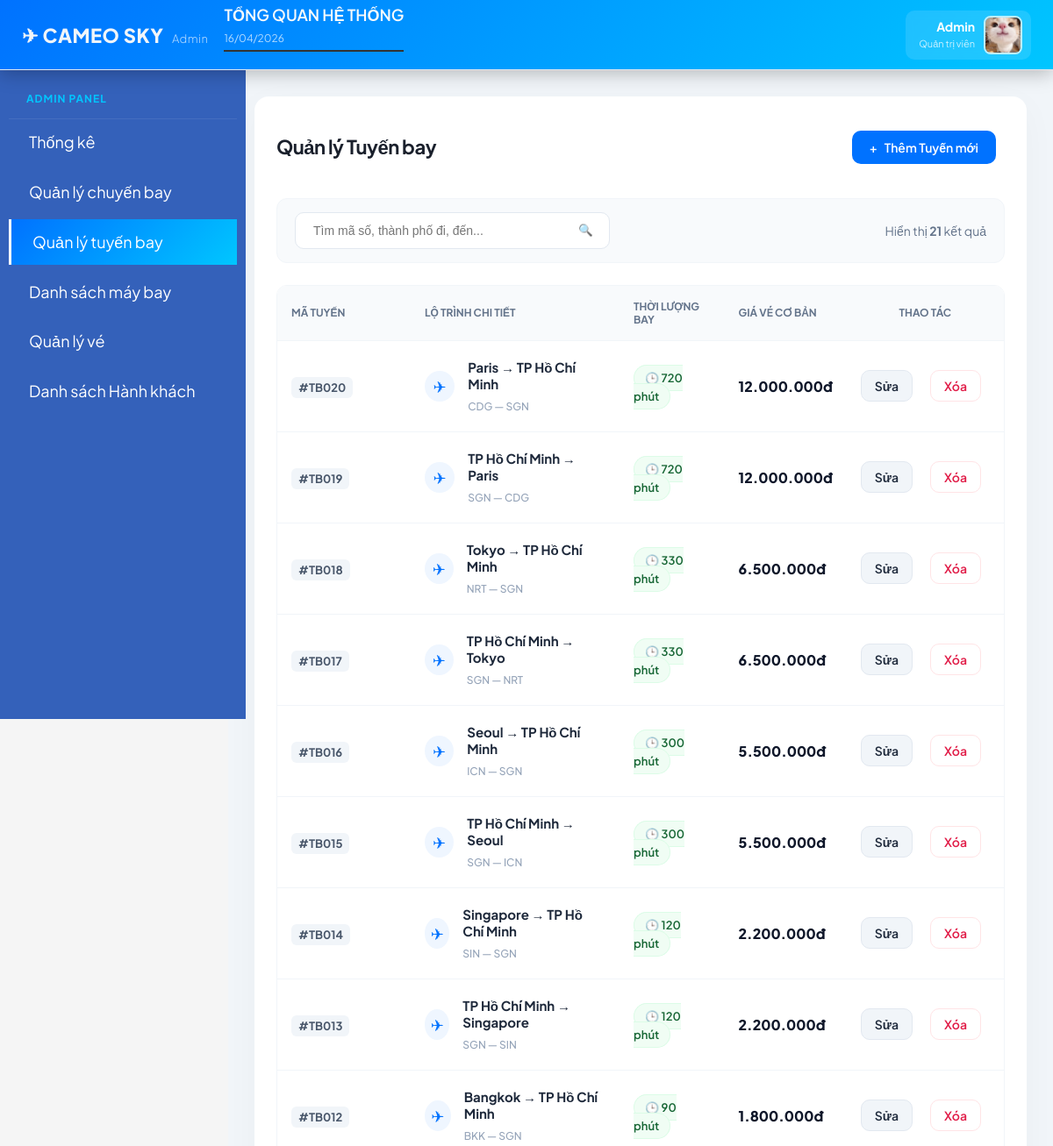
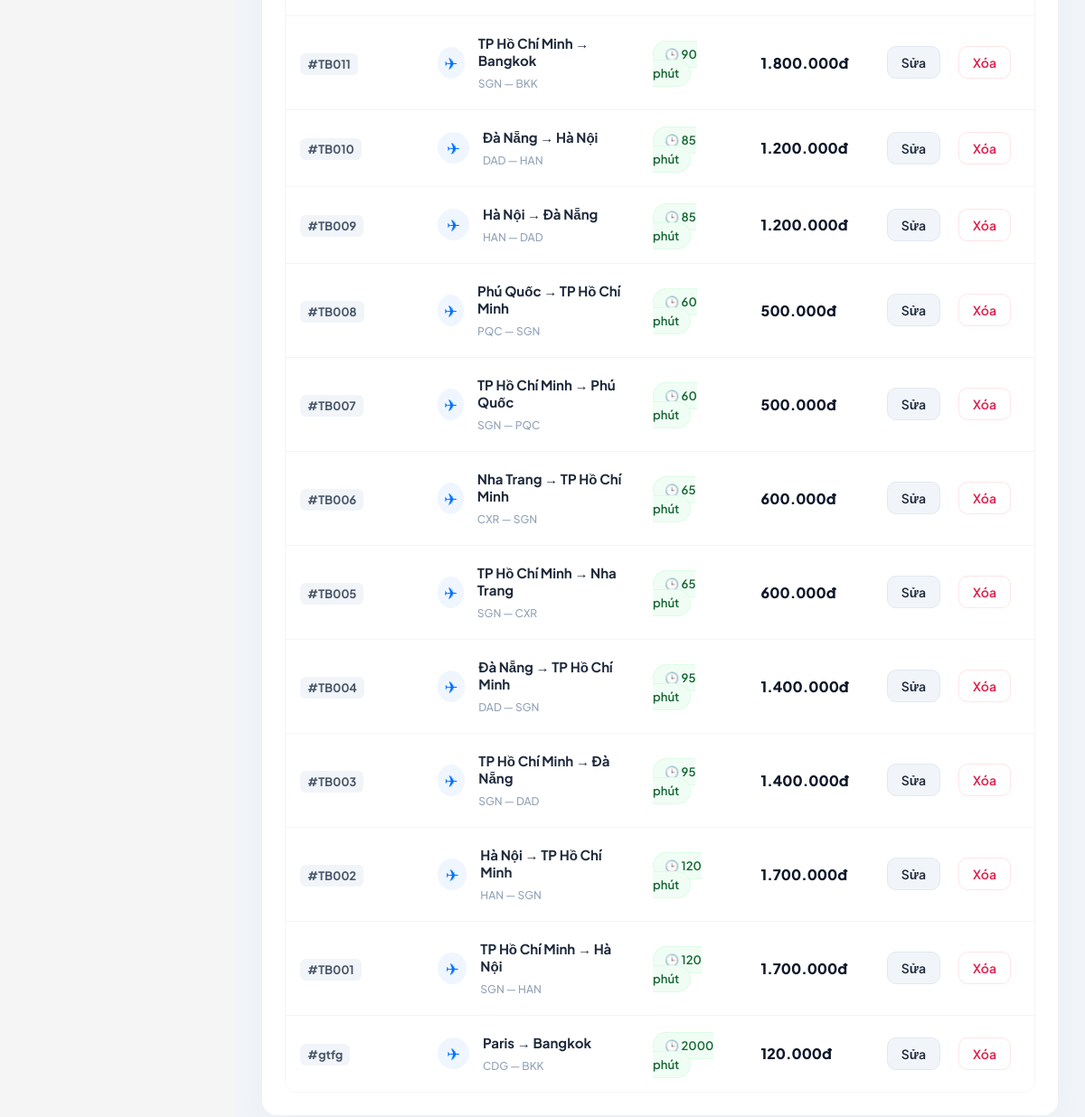
The app's page /index.php?action=lietke_tuyenbay with its own data (2 pictures, top to bottom).
### tables this page shows
CREATE TABLE `tuyenbay` (
  `MATUYEN` varchar(20) NOT NULL,
  `SANBAYDI` varchar(20) NOT NULL,
  `SANBAYDEN` varchar(20) NOT NULL,
  `KHOANGCACH` int(11) DEFAULT NULL,
  `THOIGIANBAY` int(11) DEFAULT NULL,
  `GIACOBAN` decimal(10,0) DEFAULT NULL
);

CREATE TABLE `diadiem` (
  `MADIADIEM` varchar(20) NOT NULL,
  `TENDIADIEM` varchar(100) DEFAULT NULL,
  `QUOC_GIA` varchar(150) NOT NULL
);

### modules/quanlytuyenbay/lietke_tuyen.php (the view, shortened to what this page needs)
<?php
$keyword = isset($_GET['keyword']) ? trim($_GET['keyword']) : '';
$sql = "
    SELECT tb.*, dd1.TENDIADIEM AS DI, dd2.TENDIADIEM AS DEN
    FROM tuyenbay tb
    JOIN sanbay sb1 ON tb.SANBAYDI = sb1.MASANBAY
    JOIN sanbay sb2 ON tb.SANBAYDEN = sb2.MASANBAY
    JOIN diadiem dd1 ON sb1.MADIADIEM = dd1.MADIADIEM
    JOIN diadiem dd2 ON sb2.MADIADIEM = dd2.MADIADIEM
";
if ($keyword !== '') {
    $sql .= " WHERE
        dd1.TENDIADIEM LIKE ?
        OR dd2.TENDIADIEM LIKE ?
        OR tb.SANBAYDI LIKE ?
        OR tb.SANBAYDEN LIKE ?
        OR tb.MATUYEN LIKE ?
    ORDER BY tb.MATUYEN DESC";
    $stmt = mysqli_prepare($mysqli, $sql);
    $search = "%$keyword%";
    mysqli_stmt_bind_param($stmt, "sssss", $search, $search, $search, $search, $search);
    mysqli_stmt_execute($stmt);
    $query_lietke_tuyen = mysqli_stmt_get_result($stmt);
} else {
    $sql .= " ORDER BY tb.MATUYEN DESC";
    $query_lietke_tuyen = mysqli_query($mysqli, $sql);
}
?>
<div class="admin-wrap">
    <div class="page-header">
        <h2>Quản lý Tuyến bay</h2>
        <a href="index.php?action=them_tuyenbay" class="btn-action">
            <span>+</span> Thêm Tuyến mới
        </a>
    </div>
    <div class="toolbar">
        <form method="GET" action="index.php" style="display:flex; align-items:center;">
            <div class="search-container">
                <input type="text" name="keyword"
                       placeholder="Tìm mã số, thành phố đi, đến..."
                       value="<?= htmlspecialchars($keyword) ?>">
                <button type="submit" style="background:none; border:none; cursor:pointer; padding: 0 10px;">🔍</button>
            </div>
        </form>
        <div>
            <span style="font-size: 14px; color: #64748b;">Hiển thị <strong><?= mysqli_num_rows($query_lietke_tuyen) ?></strong> kết quả</span>
        </div>
    </div>
    <div class="table-responsive">
        <table class="admin-table">
            <thead>
                <tr>
                    <th width="120">Mã Tuyến</th>
                    <th>Lộ trình chi tiết</th>
                    <th>Thời lượng bay</th>
                    <th>Giá vé cơ bản</th>
                    <th style="text-align: center;">Thao tác</th>
                </tr>
            </thead>
            <tbody>
            <?php
            while($row = mysqli_fetch_array($query_lietke_tuyen)){
            ?>
                <tr>
                    <td>
                        <span style="background: #f1f5f9; padding: 4px 8px; border-radius: 6px; font-weight: 700; color: #475569; font-size: 13px;">
                            #<?= $row['MATUYEN'] ?>
                        </span>
                    </td>
                    <td>
                        <div class="route-box">
                            <div class="route-dot">✈</div>
                            <div class="route-info">
                                <span class="main-path"><?= $row['DI'] ?> → <?= $row['DEN'] ?></span>
                                <span class="sub-path"><?= $row['SANBAYDI'] ?> — <?= $row['SANBAYDEN'] ?></span>
                            </div>
                        </div>
                    </td>
                    <td>
                        <span class="badge-time">
                            🕒 <?= $row['THOIGIANBAY'] ?> phút
                        </span>
                    </td>
                    <td>
                        <span class="price-tag"><?= number_format($row['GIACOBAN'], 0, ',', '.') ?>đ</span>
                    </td>
                    <td align="center">
                        <div style="display: flex; gap: 10px; justify-content: center;">
                            <a href="index.php?action=sua_tuyenbay&id=<?= $row['MATUYEN'] ?>"
                               class="btn-action" style="padding: 8px 15px; background: #f1f5f9; color: #1e293b !important; border: 1px solid #e2e8f0;">
                                Sửa
                            </a>
                            <a href="modules/quanlytuyenbay/xuly_tuyen.php?id=<?= $row['MATUYEN'] ?>&type=xoa"
                               onclick="return confirm('Xác nhận xóa tuyến bay này?')"
                               class="btn-action btn-danger" style="padding: 8px 15px;">
                                Xóa
                            </a>
                        </div>
                    </td>
                </tr>
            <?php } ?>
            </tbody>
        </table>
    </div>
</div>

### index.php (shortened to what this page needs)
<!DOCTYPE html>
<html lang="en">
<head>
    <link rel="stylesheet" type="text/css" href="css/styleadmincp.css">
</head>
<body>
    <div class="admin-container">
        <div class="main-panel">
            <?php include("modules/header.php"); ?>
            <div class="content-wrapper">
                <?php
                    include("modules/main.php");
                ?>
            </div>
        </div>
    </div>
</body>
</html>

### modules/header.php (shortened to what this page needs)
<header class="admin-header">
    <div class="header-left">
        <div class="logo">
            ✈ CAMEO SKY <span>Admin</span>
        </div>
        <div class="page-title">
            <h2>TỔNG QUAN HỆ THỐNG</h2>
            <small><?= date("d/m/Y") ?></small>
        </div>
    </div>
    <div class="header-right">
        <div class="user-block">
            <div class="user-text">
                <strong>Admin</strong>
                <small>Quản trị viên</small>
            </div>
            <img src="images/meomeo.jpg" alt="User Avatar">
        </div>
    </div>
</header>

### modules/main.php (shortened to what this page needs)
<div class="wrapper">
    <aside class="sidebar">
        <?php include("sidebar/sidebar.php"); ?>
    </aside>
    <main class="main">
        <?php
        $action = $_GET['action'] ?? '';
        switch ($action) {
            case 'lietke_tuyenbay':
                include("modules/quanlytuyenbay/lietke_tuyen.php");
                break;
        }
        ?>
    </main>
</div>

### modules/sidebar/sidebar.php (shortened to what this page needs)
<aside class="sidebar">
<div class="sidebar-header">
ADMIN PANEL
</div>
<?php $action = $_GET['action'] ?? ''; ?>
<ul class="list_sidebar">
<li>
    <a href="index.php" class="<?= $action==''?'active':'' ?>">Thống kê</a>
</li>
<li>
    <a href="index.php?action=lietke" class="<?= $action=='lietke'?'active':'' ?>">
        Quản lý chuyến bay
    </a>
</li>
<li>
    <a href="index.php?action=lietke_tuyenbay" class="<?= $action=='lietke_tuyenbay'?'active':'' ?>">
        Quản lý tuyến bay
    </a>
</li>
<li>
    <a href="index.php?action=lietke_maybay" class="<?= $action=='lietke_maybay'?'active':'' ?>">
        Danh sách máy bay
    </a>
</li>
<li>
    <a href="index.php?action=hienthive" class="<?= $action=='hienthive'?'active':'' ?>">
        Quản lý vé
    </a>
</li>
        <li>
            <a href="index.php?action=khachhang" class="<?= $action=='khachhang'?'active':'' ?>">
                Danh sách Hành khách
            </a>
        </li>
</ul>
</aside>

### css/styleadmincp.css (style rules this page uses)
body { margin: 0; font-family: Arial, sans-serif; background: #f5f5f5; }
.wrapper { display: flex; min-height: 100vh; }
.sidebar { width: 250px; background: linear-gradient(135deg, #0072ff, #00c6ff); color: #fff; padding: 10px; }
.list_sidebar { list-style: none; margin: 0; padding: 0; }
.list_sidebar li { margin-bottom: 5px; }
.list_sidebar a { display: block; padding: 10px; color: #bae6fd; text-decoration: none; }
.main { flex: 1; padding: 20px; background: #fff; }
.admin-header { display: flex; justify-content: space-between; align-items: center; padding: 10px 20px; background: #fff; border-bottom: 1px solid #e2e8f0; height: 60px; box-sizing: border-box; }
.header-left { display: flex; align-items: center; gap: 30px; }
.logo { font-size: 18px; font-weight: 800; color: #0c4a6e; letter-spacing: -0.5px; }
.page-title h2 { margin: 0; font-size: 16px; color: #1e293b; }
.page-title small { color: #64748b; font-size: 11px; }
.header-right { display: flex; align-items: center; }
.user-block { display: flex; align-items: center; gap: 12px; }
.user-text { text-align: right; line-height: 1.2; }
.user-text strong { display: block; font-size: 13px; color: #1e293b; }
.user-text small { font-size: 11px; color: #64748b; }
.user-block img { width: 35px; height: 35px; border-radius: 8px; object-fit: cover; border: 1px solid #e2e8f0; }
.btn-action { text-decoration: none; color: #0056b3; font-size: 13px; margin-right: 10px; }
.page-title { font-size: 1.1rem; text-transform: uppercase; border-bottom: 2px solid #333; padding-bottom: 5px; margin-bottom: 15px; }
.page-title { font-size: 18px; text-transform: uppercase; border-bottom: 2px solid #333; padding-bottom: 5px; margin-bottom: 15px; }

### modules/header.php (style rules this page uses)
.admin-header { height:80px; position:fixed; top:0; left:0; right:0; z-index:1000; display:flex; justify-content:space-between; align-items:center; padding:0 25px; box-sizing:border-box; background: linear-gradient(135deg, #0072ff, #00c6ff); box-shadow:0 4px 20px rgba(0,0,0,0.25); }
.header-left { display:flex; align-items:center; gap:18px; }
.logo { font-size:22px; font-weight:800; color:#f1f5f9; letter-spacing:0.5px; }
.logo span { color:rgba(255,255,255,0.7); font-weight:300; font-size:13px; margin-left:5px; }
.page-title h2 { margin:0; font-size:18px; font-weight:600; color:#f8fafc; }
.page-title small { color:rgba(255,255,255,0.7); font-size:12px; }
.header-right { display:flex; align-items:center; }
.user-block { display:flex; align-items:center; gap:10px; background:rgba(255,255,255,0.12); padding:6px 10px 6px 15px; border-radius:10px; backdrop-filter:blur(4px); }
.user-text strong { display:block; font-size:14px; color:#ffffff; }
.user-text small { font-size:11px; color:rgba(255,255,255,0.75); }
.user-block img { width:40px; height:40px; border-radius:8px; object-fit:cover; border:2px solid rgba(255,255,255,0.7); }

### modules/main.php (style rules this page uses)
body { margin:0; font-family:'Plus Jakarta Sans',sans-serif; }
.wrapper { display:flex; }
.sidebar { width:260px; position:fixed; top:80px; left:0; bottom:0; background:#3461ba; overflow-y:auto; z-index:900; }
.main { margin-left:260px; margin-top:80px; padding:20px; width:calc(100% - 260px); min-height:calc(100vh - 80px); box-sizing:border-box; background:#f1f5f9; }

### modules/sidebar/sidebar.php (style rules this page uses)
:root { --sidebar-bg:#0f172a; --accent:#00c6ff; --text:#FFFFFF; }
.sidebar { width:260px; height:calc(100vh - 80px); position:fixed; top:80px; left:0; background: linear-gradient(135deg, #0072ff); z-index:900; }
.sidebar-header { padding:15px 20px; font-weight:700; font-size:12px; letter-spacing:1px; color:var(--accent); border-bottom:1px solid rgba(255,255,255,0.08); }
.list_sidebar { list-style:none; padding:0; margin:0; }
.list_sidebar li a { display:flex; align-items:center; padding:14px 20px; color:var(--text); text-decoration:none; font-size:18px; transition:0.25s; border-left:3px solid transparent; }
.list_sidebar li a.active { background: linear-gradient(135deg, #0072ff, #00c6ff); color: #ffffff; border-left: 3px solid #fdfdfd; padding-left: 24px; }

### records on screen
tuyenbay: MATUYEN "TB020", diadiem.TENDIADIEM "Paris", diadiem.TENDIADIEM "TP Hồ Chí Minh", SANBAYDI "CDG", SANBAYDEN "SGN", THOIGIANBAY "720", GIACOBAN "12.000.000"
tuyenbay: MATUYEN "TB019", diadiem.TENDIADIEM "TP Hồ Chí Minh", diadiem.TENDIADIEM "Paris", SANBAYDI "SGN", SANBAYDEN "CDG", THOIGIANBAY "720", GIACOBAN "12.000.000"
tuyenbay: MATUYEN "TB018", diadiem.TENDIADIEM "Tokyo", diadiem.TENDIADIEM "TP Hồ Chí Minh", SANBAYDI "NRT", SANBAYDEN "SGN", THOIGIANBAY "330", GIACOBAN "6.500.000"
tuyenbay: MATUYEN "TB017", diadiem.TENDIADIEM "TP Hồ Chí Minh", diadiem.TENDIADIEM "Tokyo", SANBAYDI "SGN", SANBAYDEN "NRT", THOIGIANBAY "330", GIACOBAN "6.500.000"
tuyenbay: MATUYEN "TB016", diadiem.TENDIADIEM "Seoul", diadiem.TENDIADIEM "TP Hồ Chí Minh", SANBAYDI "ICN", SANBAYDEN "SGN", THOIGIANBAY "300", GIACOBAN "5.500.000"
tuyenbay: MATUYEN "TB015", diadiem.TENDIADIEM "TP Hồ Chí Minh", diadiem.TENDIADIEM "Seoul", SANBAYDI "SGN", SANBAYDEN "ICN", THOIGIANBAY "300", GIACOBAN "5.500.000"
tuyenbay: MATUYEN "TB014", diadiem.TENDIADIEM "Singapore", diadiem.TENDIADIEM "TP Hồ Chí Minh", SANBAYDI "SIN", SANBAYDEN "SGN", THOIGIANBAY "120", GIACOBAN "2.200.000"
tuyenbay: MATUYEN "TB013", diadiem.TENDIADIEM "TP Hồ Chí Minh", diadiem.TENDIADIEM "Singapore", SANBAYDI "SGN", SANBAYDEN "SIN", THOIGIANBAY "120", GIACOBAN "2.200.000"
tuyenbay: MATUYEN "TB012", diadiem.TENDIADIEM "Bangkok", diadiem.TENDIADIEM "TP Hồ Chí Minh", SANBAYDI "BKK", SANBAYDEN "SGN", THOIGIANBAY "90", GIACOBAN "1.800.000"
tuyenbay: MATUYEN "TB011", diadiem.TENDIADIEM "TP Hồ Chí Minh", diadiem.TENDIADIEM "Bangkok", SANBAYDI "SGN", SANBAYDEN "BKK", THOIGIANBAY "90", GIACOBAN "1.800.000"
tuyenbay: MATUYEN "TB010", diadiem.TENDIADIEM "Đà Nẵng", diadiem.TENDIADIEM "Hà Nội", SANBAYDI "DAD", SANBAYDEN "HAN", THOIGIANBAY "85", GIACOBAN "1.200.000"
tuyenbay: MATUYEN "TB009", diadiem.TENDIADIEM "Hà Nội", diadiem.TENDIADIEM "Đà Nẵng", SANBAYDI "HAN", SANBAYDEN "DAD", THOIGIANBAY "85", GIACOBAN "1.200.000"
tuyenbay: MATUYEN "TB008", diadiem.TENDIADIEM "Phú Quốc", diadiem.TENDIADIEM "TP Hồ Chí Minh", SANBAYDI "PQC", SANBAYDEN "SGN", THOIGIANBAY "60", GIACOBAN "500.000"
tuyenbay: MATUYEN "TB007", diadiem.TENDIADIEM "TP Hồ Chí Minh", diadiem.TENDIADIEM "Phú Quốc", SANBAYDI "SGN", SANBAYDEN "PQC", THOIGIANBAY "60", GIACOBAN "500.000"
tuyenbay: MATUYEN "TB006", diadiem.TENDIADIEM "Nha Trang", diadiem.TENDIADIEM "TP Hồ Chí Minh", SANBAYDI "CXR", SANBAYDEN "SGN", THOIGIANBAY "65", GIACOBAN "600.000"
tuyenbay: MATUYEN "TB005", diadiem.TENDIADIEM "TP Hồ Chí Minh", diadiem.TENDIADIEM "Nha Trang", SANBAYDI "SGN", SANBAYDEN "CXR", THOIGIANBAY "65", GIACOBAN "600.000"
tuyenbay: MATUYEN "TB004", diadiem.TENDIADIEM "Đà Nẵng", diadiem.TENDIADIEM "TP Hồ Chí Minh", SANBAYDI "DAD", SANBAYDEN "SGN", THOIGIANBAY "95", GIACOBAN "1.400.000"
tuyenbay: MATUYEN "TB003", diadiem.TENDIADIEM "TP Hồ Chí Minh", diadiem.TENDIADIEM "Đà Nẵng", SANBAYDI "SGN", SANBAYDEN "DAD", THOIGIANBAY "95", GIACOBAN "1.400.000"
tuyenbay: MATUYEN "TB002", diadiem.TENDIADIEM "Hà Nội", diadiem.TENDIADIEM "TP Hồ Chí Minh", SANBAYDI "HAN", SANBAYDEN "SGN", THOIGIANBAY "120", GIACOBAN "1.700.000"
tuyenbay: MATUYEN "TB001", diadiem.TENDIADIEM "TP Hồ Chí Minh", diadiem.TENDIADIEM "Hà Nội", SANBAYDI "SGN", SANBAYDEN "HAN", THOIGIANBAY "120", GIACOBAN "1.700.000"
tuyenbay: MATUYEN "gtfg", diadiem.TENDIADIEM "Paris", diadiem.TENDIADIEM "Bangkok", SANBAYDI "CDG", SANBAYDEN "BKK", THOIGIANBAY "2000", GIACOBAN "120.000"

### other values on screen
mysqli_num_rows($query_lietke_tuyen) "21"
